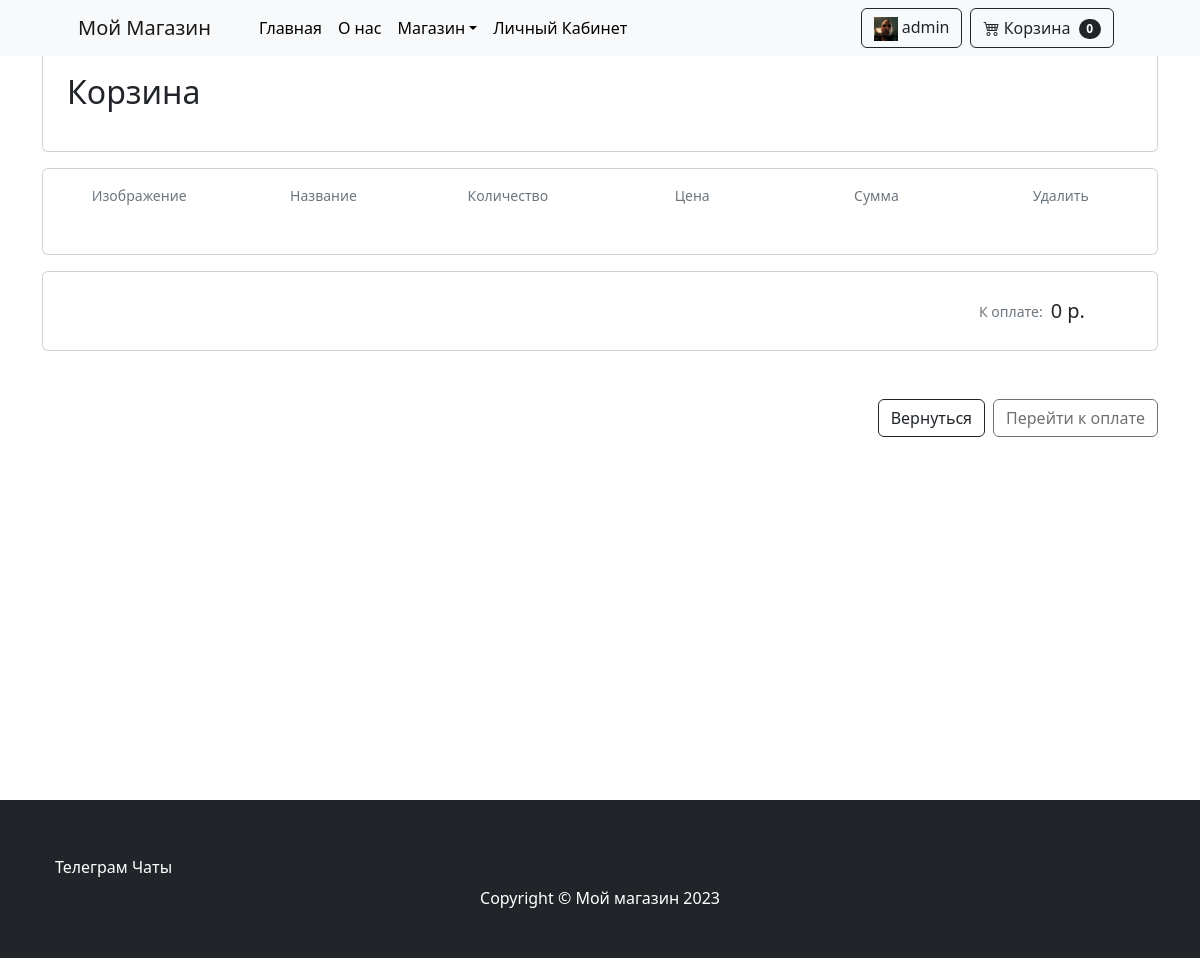
Before: /order/cart/ (signed in) with the older database file.
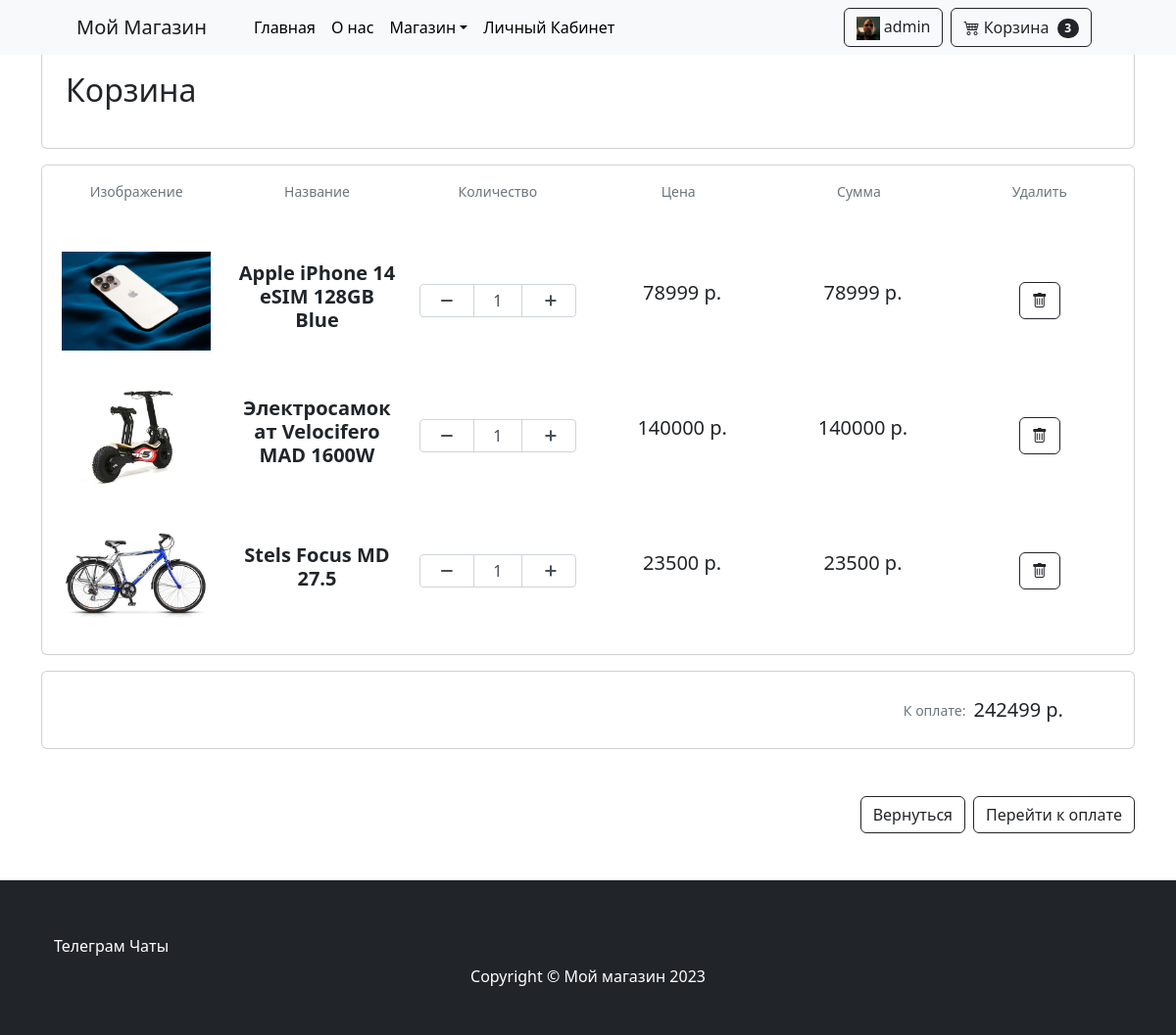
After: the same page with the newer database file.
### order/models.py (models this page shows, shortened)
class Order(models.Model):
    STATUS_CART = 1
    STATUS_WAITING_FOR_PAYMENT = 2
    STATUS_PAID = 3
    user = models.ForeignKey(User, on_delete=models.CASCADE, blank=True, null=True, default=None,
                             verbose_name='Покупатель')
    status = models.ForeignKey('OrderStatus', on_delete=models.SET_NULL, blank=True, null=True, default=None,
                               verbose_name='Статус')
    total_amount = models.DecimalField(max_digits=20, decimal_places=0, blank=True, null=True, default=0,
                                 verbose_name='Сумма')
    time_create = models.DateTimeField(auto_now_add=True, verbose_name='Создан')
    time_update = models.DateTimeField(auto_now=True, verbose_name='Обновлён')
    payment = models.ForeignKey('Payment', on_delete=models.SET_NULL, blank=True, null=True, default=None,
                                verbose_name='Платёж')
    comment = models.TextField(blank=True, verbose_name='Комментарий')
    session_key = models.CharField(max_length=100, blank=True, null=True, default=None,
                                   verbose_name='Ключ сессии')
    class Meta:
        verbose_name = 'Заказ'
        verbose_name_plural = 'Заказы'

class ProductInOrder(models.Model):
    product = models.ForeignKey(Product, on_delete=models.PROTECT, null=False, blank=False,
                                verbose_name='Товар')
    order = models.ForeignKey('Order', on_delete=models.CASCADE, null=True,
                              verbose_name='Заказ')
    price = models.DecimalField(max_digits=20, decimal_places=0, blank=True, null=True, default=None,
                                verbose_name='Цена')
    quantity = models.PositiveIntegerField(default=0, verbose_name='Количество')
    total_price = models.DecimalField(max_digits=20, decimal_places=0, blank=True, null=True, default=None,
                                      verbose_name='Сумма')
    class Meta:
        verbose_name = 'Товар в заказе'
        verbose_name_plural = 'Товары в заказе'

### shop/models.py (models this page shows, shortened)
class ProductImage(models.Model):
    product = models.ForeignKey('Product', on_delete=models.CASCADE,
                                blank=True, null=True, default=None,
                                verbose_name='Товар')
    photo = models.ImageField(upload_to='product_images/', verbose_name='Изображение')
    time_create = models.DateTimeField(auto_now_add=True, verbose_name='Создан')
    time_update = models.DateTimeField(auto_now=True, verbose_name='Обновлён')
    is_active = models.BooleanField(default=True, verbose_name='Активен')
    class Meta:
        verbose_name = 'Изображение'
        verbose_name_plural = 'Изображения'

class Product(models.Model):
    name = models.CharField(max_length=255, unique=True, verbose_name='Наименование')
    code = models.CharField(max_length=255, unique=True, verbose_name='Код')
    price = models.DecimalField(max_digits=20, decimal_places=0, verbose_name='Цена')
    description = models.TextField(blank=True, verbose_name='Описание')
    category = models.ForeignKey('Category', on_delete=models.SET_NULL, null=True,
                                 verbose_name='Категория')
    slug = models.SlugField(max_length=100, unique=True, db_index=True, blank=True, null=True, verbose_name='Слаг')
    time_create = models.DateTimeField(auto_now_add=True, verbose_name='Создан')
    time_update = models.DateTimeField(auto_now=True, verbose_name='Обновлён')
    is_active = models.BooleanField(default=True, verbose_name='Активен')
    class Meta:
        verbose_name = 'Товар'
        verbose_name_plural = 'Товары'
    def get_absolute_url(self):
        return reverse('product_details', kwargs={'slug': self.slug})

### order/views.py (the view)
# urls.py: path('cart/', cart_view, name='cart-view'),
def cart_view(request):
    return render(request, 'cart_view.html')

### order/context_processors.py (called while the page is built)
def cart(request):
    if request.user.is_authenticated:
        user = request.user
        cart, _ = Order.objects.get_or_create(user=user, status_id=Order.STATUS_CART)
    else:
        session_key = request.session.session_key
        if not session_key:
            request.session.cycle_key()
            session_key = request.session.session_key
        cart, _ = Order.objects.get_or_create(session_key=session_key, status_id=Order.STATUS_CART)
    cart_count = cart.productinorder_set.count()
    cart_total_amount = cart.total_amount
    cart_id = cart.id
    request.session['cart_id'] = cart_id
    return {
        'cart': cart,
        'cart_id': cart_id,
        'cart_count': cart_count,
        'cart_total_amount': cart_total_amount
    }

### shop/models.py (called while the page is built)
    def get_absolute_url(self):
        return reverse('category', kwargs={'slug': self.slug})

### shop/templatetags/base_tags.py (called while the page is built)
@register.simple_tag
def get_categories():
    categories = cache.get('categories')
    if not categories:
        categories = Category.objects.all()
        cache.set('categories', categories)
    return categories

### templates/cart_view.html (shortened to what the changed rows need)
{% extends 'base.html' %}
{% load static %}
{% block content %}
<section class="py-5">
    <div class="container h-100">
        <div class="row d-flex justify-content-center align-items-center h-100">
            <div class="col">
                <div class="card mb-3">
                    <div class="card-body p-3">
                        {% with items=cart.productinorder_set.all %}
                        {% for item in items %}
                        <div class="cart-item" data-item="{{ item.id }}">
                            <div class="row align-items-center">
                                <div class="col-md-2">
                                    {% with main_image=item.product.productimage_set.first %}
                                    <div class="card-img-top card-body p-1">
                                        <a class="card-img-link"
                                           href="{{ item.product.get_absolute_url }}">
                                            <img class="card-img-top img-flex"
                                                 src="{{ main_image.photo.url }}" style="height: 130px; weight: auto;">
                                        </a>
                                    </div>
                                    {% endwith %}
                                </div>
                                <div class="col-md-2 d-flex justify-content-center d-md-none d-lg-block text-center">
                                    <a class="custom-link"
                                       href="{{ item.product.get_absolute_url }}">
                                        <h5 class="fw-bolder">{{ item.product.name }}</h5>
                                    </a>
                                </div>
                                <div class="col-md-2 d-flex justify-content-center">
                                    <div class="def-number-input number-input mt-4 mb-4">
                                        <button type="button"
                                                onclick="url = '{% url 'update-quantity' %}';updateQuantity({{ item.id }}, -1,url)"
                                                class="minus"></button>
                                        <input class="quantity" min="1" name="quantity"
                                               value="{{ item.quantity }}"
                                               data-item="{{ item.id }}" type="number" readonly>
                                        <button type="button"
                                                onclick="url = '{% url 'update-quantity' %}'; updateQuantity({{ item.id }}, 1,url)"
                                                class="plus"></button>
                                    </div>
                                </div>
                                <div class="col-md-2 d-flex justify-content-center">
                                    <div>
                                        <p class="lead text-md fw-normal ms-2">{{ item.price }}
                                            р.</p>
                                    </div>
                                </div>
                                <div class="col-md-2 d-flex justify-content-center">
                                    <div style="display: flex;">
                                        <p class="lead text-md fw-normal ms-2 total-price"
                                           id="total-price-{{ item.id }}">
                                            {{ item.total_price }}</p><span class="lead fw-normal" >&nbsp;р.</span>
                                    </div>
                                </div>
                                <div class="col-md-2 d-flex justify-content-center">
                                    <div>
                                        <i class="btn btn-outline-dark bi bi-trash"
                                           data-item-id="{{ item.id }}"
                                           data-action-url="{% url 'delete-item' item_id=item.id %}"
                                           data-is-cart="true"></i>
                                    </div>
                                </div>
                            </div>
                        </div>
                        {% endfor %}
                        {% endwith %}
                    </div>
                </div>
                <div class="card mb-5">
                    <div class="card-body p-4">
                        <div class="float-end">
                            <p class="mb-0 me-5 d-flex align-items-center">
                                <span class="small text-muted me-2">К оплате:</span>
                                <span class="lead fw-normal" id="order-total-amount">{{ cart.total_amount }}</span>
                                <span class="lead fw-normal" >&nbsp;р.</span>
                            </p>
                        </div>
                    </div>
                </div>
            </div>
        </div>
    </div>
</section>
{% endblock content %}

### templates/navbar.html (shortened to what this page needs)
{% load static %}
{% load base_tags %}
{% load socialaccount %}
{% load account %}
<nav class="navbar navbar-expand-lg navbar-light bg-light fixed-top">
    <div class="container px-4 px-lg-5">
        <a class="navbar-brand" href="{% url 'index' %}">Мой Магазин</a>
        <div class="collapse navbar-collapse" id="navbarSupportedContent">
            <ul class="navbar-nav me-auto mb-2 mb-lg-0 ms-lg-4">
                <li class="nav-item"><a class="nav-link active" aria-current="page" href="{% url 'index' %}">Главная</a>
                </li>
                <li class="nav-item"><a class="nav-link" href="#!">О нас</a></li>
                <li class="nav-item dropdown">
                    <a class="nav-link dropdown-toggle active" id="navbarDropdown" href="#" role="button"
                       data-bs-toggle="dropdown" aria-expanded="false">Магазин</a>
                </li>
                {% if user.is_authenticated %}
                <li class="nav-item"><a class="nav-link active" aria-current="page" href="{% url 'user-account' %}">Личный
                    Кабинет</a></li>
                {% else %}
                <li class="nav-item"><a class="nav-link active" aria-current="page" href="" data-bs-toggle="modal"
                                        data-bs-target="#LoginModal">Личный
                    Кабинет</a></li>
                {% endif %}
            </ul>
            <div class="d-flex nav-link">
                {% if user.is_authenticated %}
                <button class="btn btn-outline-dark me-2" type="button" id="profile-button"
                        onclick="location.href='{% url 'user-account' %}'">
                    <div class="">
                        <img class="img-flex" src="{{ user.profile.image.url }}" style="width: 24px; height: 24px;">
                        {{ user.username}}
                    </div>
                </button>
                {% endif %}
                <button class="btn btn-outline-dark me-2" type="button" id="cart-button"
                        onclick="location.href='{% url 'cart-view' %}'">
                    <i class="bi bi-cart4"></i>
                    Корзина
                    <span class="badge bg-dark text-white ms-1 rounded-pill" id="cart-count">{{ cart_count }}</span>
                </button>
            </div>
        </div>
    </div>
</nav>

Changed rows visible on the page:
no longer on this page (row edited): Order: total_amount "0"
added ProductInOrder: product.productimage_set.first.photo (picture), product.name "Apple iPhone 14 eSIM 128GB Blue", quantity "1", price "78999", total_price "78999"
added ProductInOrder: product.productimage_set.first.photo (picture), product.name "Электросамокат Velocifero MAD 1600W", quantity "1", price "140000", total_price "140000"
added ProductInOrder: product.productimage_set.first.photo (picture), product.name "Stels Focus MD 27.5", quantity "1", price "23500", total_price "23500"
added Order: total_amount "242499"
Other visible differences:
{{ cart_count }}: "0" → "3"
